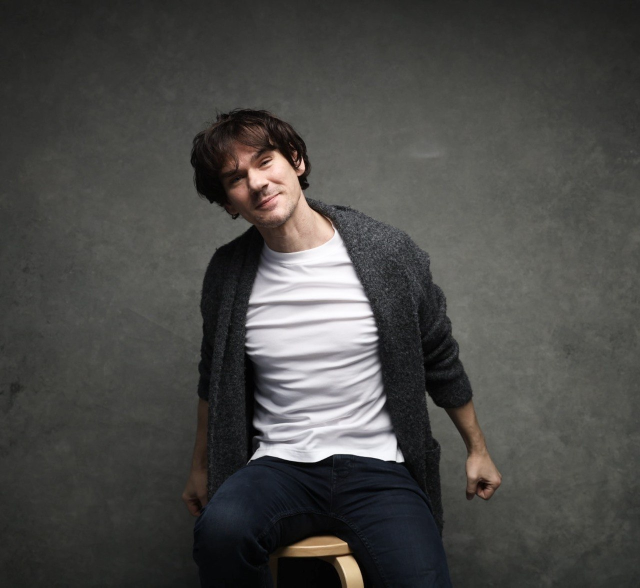
#> input picture viktor/assets/photos/3.jpg, 1280 x 1175 px (shown at 1/2 size)
$ python make_reel.py
#> lines starting #> are read from the running program, lines starting #| are printed output that depends on the picture; after the words box and inside, x2 and y2 are one past the last pixel; in counts of white or black regions, pixels touching at a corner belong together
"""Рилс 1080×1920 для Instagram: приглашение пройти «Пять граней».

Кадры рисуются в Pillow и передаются в ffmpeg. Запуск: python3 make_reel.py [путь_к_шрифтам]
Шрифты — пакеты @fontsource/cormorant-garamond и @fontsource/manrope (файлы .woff).
"""
import math
import subprocess
import sys
from pathlib import Path

from PIL import Image, ImageDraw, ImageFilter, ImageFont

HERE = Path(__file__).resolve().parent
PHOTOS = HERE.parent / "assets" / "photos"
FONTS = Path(sys.argv[1]) if len(sys.argv) > 1 else HERE / "fonts"
OUT = HERE / "reel-pyat-granej.mp4"
W, H, FPS = 1080, 1920, 30

PAPER = (242, 240, 235); CARD = (251, 250, 247); INK = (30, 36, 34); SOFT = (74, 80, 76)
MUTED = (108, 114, 109); LINE = (224, 220, 211); PINE = (45, 74, 67); PINE_SOFT = (227, 233, 229); SAND = (205, 191, 168)


# ---------- шрифты: кириллица и латиница лежат в разных файлах ----------
def _font_pair(family, weight, style="normal"):
    base = FONTS / "@fontsource" / family / "files"
    return {sub: str(base / f"{family}-{sub}-{weight}-{style}.woff") for sub in ("cyrillic", "latin")}

FACES = {
    "serif": _font_pair("cormorant-garamond", 500),
    "serif-it": _font_pair("cormorant-garamond", 500, "italic"),
    "serif-b": _font_pair("cormorant-garamond", 600),
    "sans": _font_pair("manrope", 500),
    "sans-b": _font_pair("manrope", 600),
}
_cache = {}
# [5 lines left out: function font, not called in this run]

def is_cyr(ch):
    # В кириллическом файле только буквы; пробелы, кавычки и тире — в латинском.
    return "\u0400" <= ch <= "\u04ff"

# [11 lines left out: function runs, not called in this run]

def text_w(text, face, size, track=0):
    return sum(font(face, size, s).getlength(t) for s, t in runs(text)) + track * max(len(text) - 1, 0)

# [14 lines left out: function draw_text, not called in this run]


# ---------- анимация ----------
def ease(t):
    t = max(0.0, min(1.0, t)); return 1 - (1 - t) ** 3

def appear(t, start, dur=0.55):
    """0→1: прозрачность и подъём элемента, который появляется в момент start."""
    return ease((t - start) / dur)

# [5 lines left out: function layer_with_alpha, not called in this run]

def blank(color=PAPER):
    return Image.new("RGBA", (W, H), color + (255,))

def overlay():
    return Image.new("RGBA", (W, H), (0, 0, 0, 0))

# [7 lines left out: function put, not called in this run]


# ---------- материалы ----------
portrait = Image.open(PHOTOS / "3.jpg").convert("RGB")
#> portrait is the input picture: PIL image 1280x1175 RGB; mean R, G, B 73.6, 73, 70.6
reading = Image.open(PHOTOS / "2.jpg").convert("RGB")
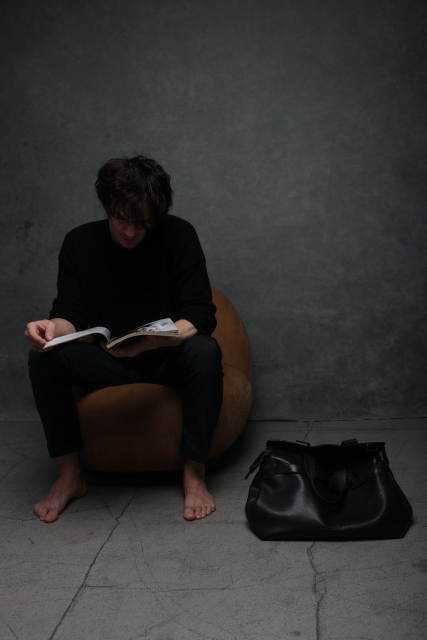
#> input picture viktor/assets/photos/2.jpg, 853 x 1280 px (shown at 1/2 size)
#> reading is the input picture: PIL image 853x1280 RGB; mean R, G, B 50, 49.6, 49.4

# [5 lines left out: function cover, not called in this run]

avatar = portrait.crop((380, 180, 700, 500)).resize((150, 150), Image.LANCZOS)
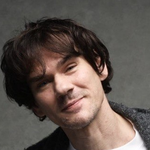
#> avatar: PIL image 150x150 RGB; mean R, G, B 94.6, 83.7, 77.5
mask = Image.new("L", (150, 150), 0); ImageDraw.Draw(mask).ellipse((0, 0, 149, 149), fill=255)
#> after `mask = Image.new('L', (150, 150), 0)`: mask: PIL image 150x150 L; every value is 0
#> after `ImageDraw.Draw(mask).ellipse((0, 0, 149, 149), fill=255)`:
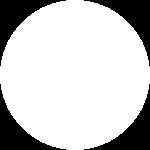
#> mask: PIL image 150x150 L; 78.4% white; 4 black regions, box (x1, y1, x2, y2) and area: (0, 0, 66, 66) 1214, (84, 0, 150, 66) 1214, (0, 84, 66, 150) 1214, (84, 84, 150, 150) 1214


# ---------- сцены (t — секунды от начала сцены) ----------
# [19 lines left out: functions s_hook, s_portrait, not called in this run]

FACETS = [("i", "Характер", "ваш ведущий архетип"), ("ii", "Отношения", "стиль привязанности"),
          ("iii", "Сценарии", "что у вас повторяется"), ("iv", "Ресурс", "сколько у вас сил"), ("v", "Состояние", "как вы сейчас")]

# [13 lines left out: function s_facets, not called in this run]

TAGS = ["#энергия", "#вдумчивость", "#осторожная_близость", "#есть_ресурс"]

# [40 lines left out: functions s_profile, s_cta, not called in this run]


SCENES = [(s_hook, 3.2), (s_portrait, 3.6), (s_facets, 4.6), (s_profile, 3.8), (s_cta, 4.6)]
XF = 0.35  # длительность перехода между сценами


def render():
    total = sum(d for _, d in SCENES)
    frames = int(total * FPS)
    starts, acc = [], 0.0
    for _, d in SCENES:
        starts.append(acc); acc += d
#> (the run stopped early here; a loop or call above may not have finished)
